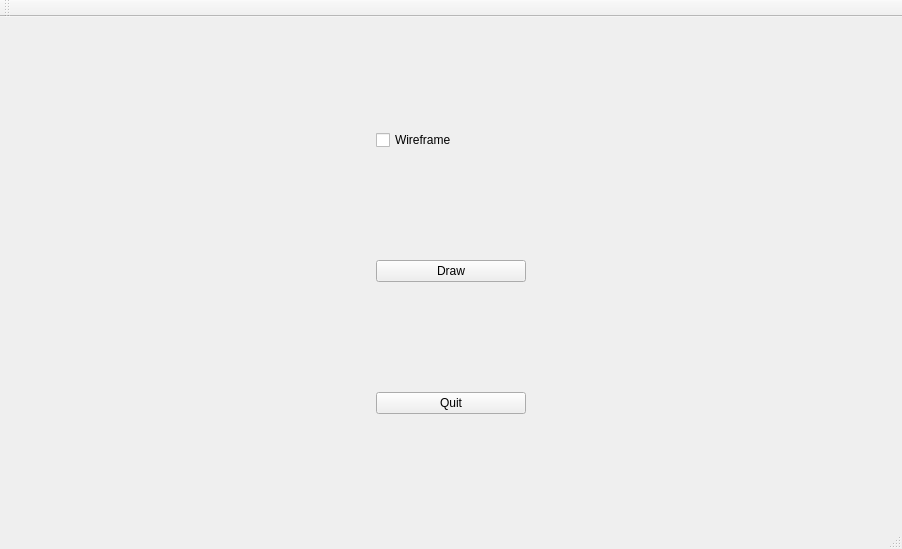
<?xml version="1.0" encoding="UTF-8"?>
<ui version="4.0">
 <class>MainWindow</class>
 <widget class="QMainWindow" name="MainWindow">
  <property name="geometry">
   <rect>
    <x>0</x>
    <y>0</y>
    <width>902</width>
    <height>549</height>
   </rect>
  </property>
  <property name="sizePolicy">
   <sizepolicy hsizetype="Preferred" vsizetype="Preferred">
    <horstretch>0</horstretch>
    <verstretch>0</verstretch>
   </sizepolicy>
  </property>
  <property name="windowTitle">
   <string>MainWindow</string>
  </property>
  <widget class="QWidget" name="centralwidget">
   <property name="sizePolicy">
    <sizepolicy hsizetype="Preferred" vsizetype="Preferred">
     <horstretch>0</horstretch>
     <verstretch>0</verstretch>
    </sizepolicy>
   </property>
   <layout class="QHBoxLayout" name="horizontalLayout">
    <item>
     <layout class="QGridLayout" name="gridLayout">
      <property name="sizeConstraint">
       <enum>QLayout::SetFixedSize</enum>
      </property>
      <item row="0" column="0">
       <widget class="QCheckBox" name="wireframe">
        <property name="sizePolicy">
         <sizepolicy hsizetype="Fixed" vsizetype="Fixed">
          <horstretch>0</horstretch>
          <verstretch>0</verstretch>
         </sizepolicy>
        </property>
        <property name="minimumSize">
         <size>
          <width>150</width>
          <height>0</height>
         </size>
        </property>
        <property name="text">
         <string>Wireframe</string>
        </property>
       </widget>
      </item>
      <item row="1" column="0">
       <widget class="QPushButton" name="draw">
        <property name="sizePolicy">
         <sizepolicy hsizetype="Fixed" vsizetype="Fixed">
          <horstretch>0</horstretch>
          <verstretch>0</verstretch>
         </sizepolicy>
        </property>
        <property name="minimumSize">
         <size>
          <width>150</width>
          <height>0</height>
         </size>
        </property>
        <property name="text">
         <string>Draw</string>
        </property>
       </widget>
      </item>
      <item row="2" column="0">
       <widget class="QPushButton" name="quit">
        <property name="sizePolicy">
         <sizepolicy hsizetype="Fixed" vsizetype="Fixed">
          <horstretch>0</horstretch>
          <verstretch>0</verstretch>
         </sizepolicy>
        </property>
        <property name="minimumSize">
         <size>
          <width>150</width>
          <height>0</height>
         </size>
        </property>
        <property name="text">
         <string>Quit</string>
        </property>
       </widget>
      </item>
     </layout>
    </item>
    <item>
     <layout class="QVBoxLayout" name="layout_scene">
      <property name="sizeConstraint">
       <enum>QLayout::SetDefaultConstraint</enum>
      </property>
     </layout>
    </item>
   </layout>
  </widget>
  <widget class="QMenuBar" name="menubar">
   <property name="geometry">
    <rect>
     <x>0</x>
     <y>0</y>
     <width>902</width>
     <height>24</height>
    </rect>
   </property>
  </widget>
  <widget class="QStatusBar" name="statusbar"/>
  <widget class="QToolBar" name="toolBar">
   <property name="sizePolicy">
    <sizepolicy hsizetype="Preferred" vsizetype="Preferred">
     <horstretch>0</horstretch>
     <verstretch>0</verstretch>
    </sizepolicy>
   </property>
   <property name="windowTitle">
    <string>toolBar</string>
   </property>
   <attribute name="toolBarArea">
    <enum>TopToolBarArea</enum>
   </attribute>
   <attribute name="toolBarBreak">
    <bool>false</bool>
   </attribute>
  </widget>
 </widget>
 <resources/>
 <connections/>
</ui>
